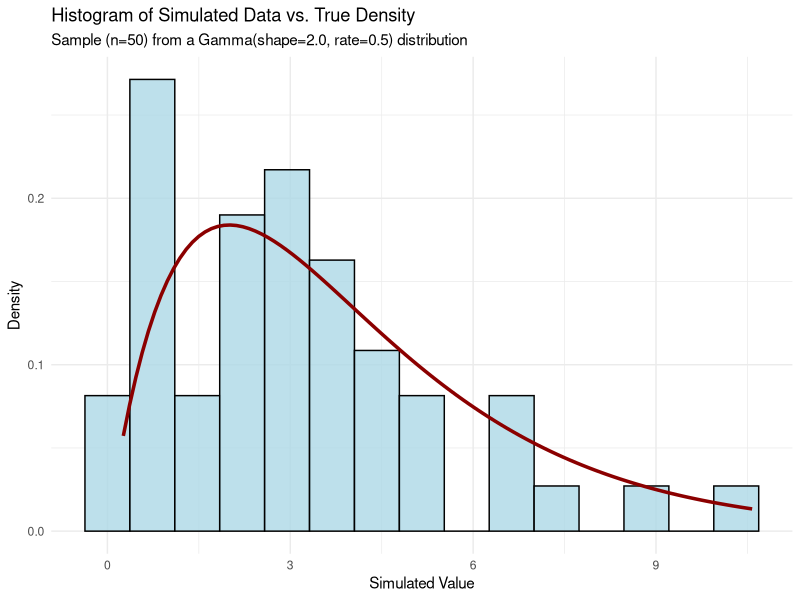
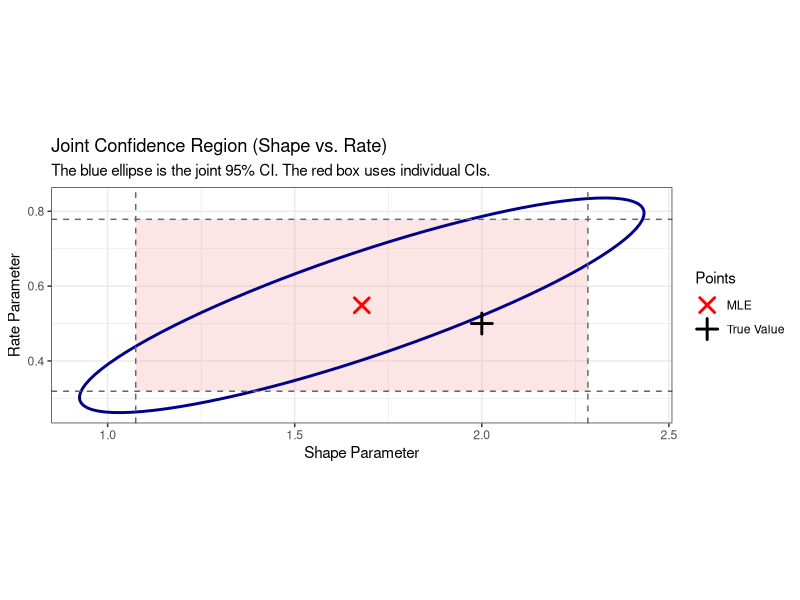
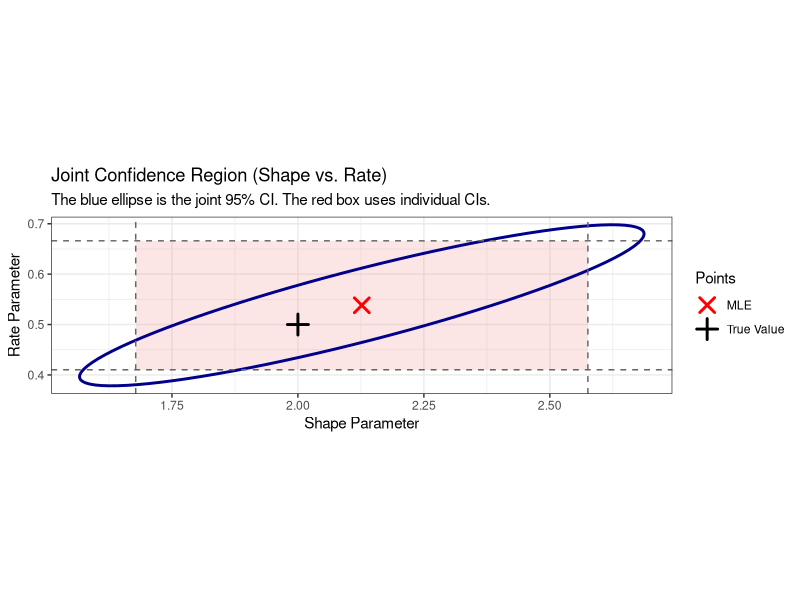
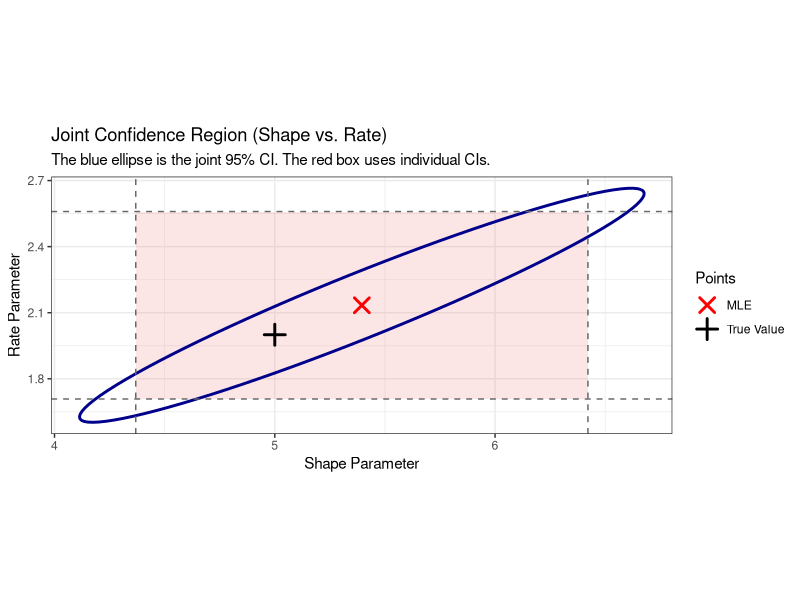
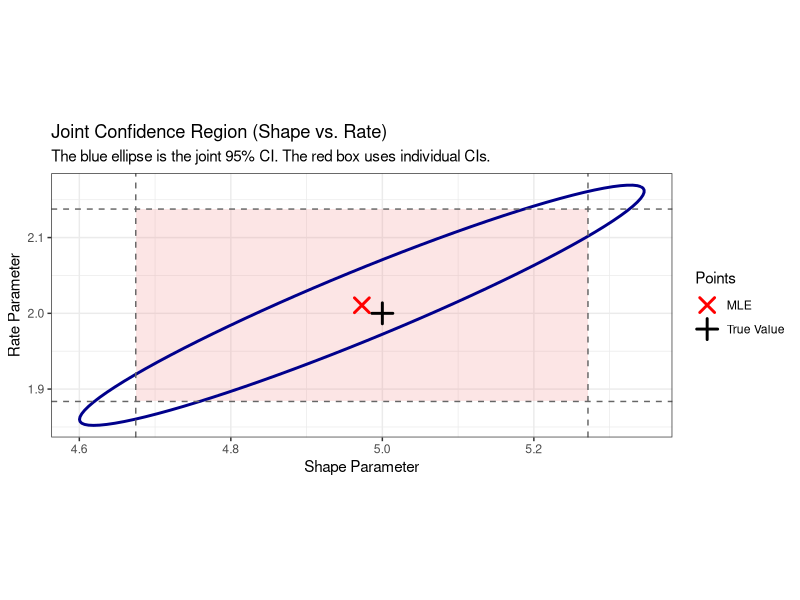

R code for these plots, in order:
## ---- chunk 1
library(tidyverse)
library(knitr)
library(ellipse)
## ---- chunk 2

true_shape <- 2.0
true_rate <- 0.5  
n <- 50

set.seed(123) 

# Simulating a random sample
sim_data <- rgamma(n, shape = true_shape, rate = true_rate)

# Creating a data frame
plot_df <- data.frame(value = sim_data)

# Creating the plot
ggplot(plot_df, aes(x = value)) +
  geom_histogram(aes(y = after_stat(density)), 
                 bins = 15, fill = "lightblue", color = "black", alpha = 0.8) +
  stat_function(fun = dgamma, 
                args = list(shape = true_shape, rate = true_rate),
                color = "darkred", linewidth = 1.2) +
  labs(
    title = "Histogram of Simulated Data vs. True Density",
    subtitle = sprintf("Sample (n=%d) from a Gamma(shape=%.1f, rate=%.1f) distribution", n, true_shape, true_rate),
    x = "Simulated Value",
    y = "Density"
  ) +
  theme_minimal()
## ---- chunk 3
neg_log_likelihood_rate <- function(params, data) {
  # Just to check whether the parameters are  positive
  if (params[1] <= 0 || params[2] <= 0) return(Inf)
  
  shape_param <- params[1]
  rate_param <- params[2]
  
  # Calculate the log-likelihood using the shape/rate
  ll <- dgamma(data, shape = shape_param, rate = rate_param, log = TRUE)
   -sum(ll)
}
## ---- chunk 4

sample_mean <- mean(sim_data)
sample_var <- var(sim_data)

# this are the  sample correspondents of the expressions above giving the parameters in terms of the moments
start_shape <- sample_mean^2 / sample_var
start_rate <- sample_mean / sample_var

start_params <- c(start_shape, start_rate)

# Perform the optimization
mle_optim_rate <- optim(
  par = start_params,
  fn = neg_log_likelihood_rate,
  data = sim_data,
  hessian = TRUE
)

# Extract the ML estimates
mle_params_rate <- mle_optim_rate$par
names(mle_params_rate) <- c("Shape (lambda)", "Rate (alpha)")
## ---- chunk 5
print(mle_params_rate)
## ---- chunk 6
# invert hessian
var_cov_matrix_rate <- solve(mle_optim_rate$hessian)
print(var_cov_matrix_rate)
## ---- chunk 7
theta <- atan(2*var_cov_matrix_rate[1,2]/(var_cov_matrix_rate[1,1]-var_cov_matrix_rate[2,2]
                                             ))/2
print(theta) 
## ---- chunk 8
std_errors_rate <- sqrt(diag(var_cov_matrix_rate))
names(std_errors_rate) <- c("SE_Shape", "SE_Rate")
print(std_errors_rate)
## ---- chunk 9
z_critical <- qnorm(0.975)
ci_shape_rate <- mle_params_rate[1] + c(-1, 1) * z_critical * std_errors_rate[1]
ci_rate <- mle_params_rate[2] + c(-1, 1) * z_critical * std_errors_rate[2]
## ---- chunk 10
cat("\n95% Confidence Interval for Shape:\n"); print(ci_shape_rate)
cat("\n95% Confidence Interval for Rate:\n"); print(ci_rate)
## ---- chunk 11

results_summary_rate <- data.frame(
  Parameter = c("Shape (lambda)", "Rate (alpha)"),
  True_Value = c(true_shape, true_rate),
  MLE_Estimate = mle_params_rate,
  CI_Lower_Bound = c(ci_shape_rate[1], ci_rate[1]),
  CI_Upper_Bound = c(ci_shape_rate[2], ci_rate[2])
)

table_caption_rate <- sprintf("Comparison of True Parameters with ML Estimates and 95%% CIs (n = %d)", n)
kable(results_summary_rate, digits = 4, caption = table_caption_rate)
## ---- chunk 12
run_gamma_mle_simulation_rate <- function(true_shape, true_rate, n, conf_level = 0.95, seed = NULL) {
  if (!is.null(seed)) set.seed(seed)
  sim_data <- rgamma(n, shape = true_shape, rate = true_rate)
  
  neg_log_likelihood <- function(params, data) {
    if (params[1] <= 0 || params[2] <= 0) return(Inf)
    -sum(dgamma(data, shape = params[1], rate = params[2], log = TRUE))
  }
  
  sample_mean <- mean(sim_data)
  sample_var <- var(sim_data)
  if (sample_var <= 0) return(kable(data.frame(Error = "Sample variance is not positive.")))
  
  start_shape <- sample_mean^2 / sample_var
  start_rate <- sample_mean / sample_var
  
  mle_optim <- optim(par = c(start_shape, start_rate), fn = neg_log_likelihood, data = sim_data, hessian = TRUE)
  if (mle_optim$convergence != 0) warning("Optimization may not have converged.")
  
  mle_params <- mle_optim$par
  var_cov_matrix <- try(solve(mle_optim$hessian), silent = TRUE)
  if (inherits(var_cov_matrix, "try-error")) return(kable(data.frame(Error = "Hessian not invertible.")))
  
  std_errors <- sqrt(diag(var_cov_matrix))
  z_critical <- qnorm(1 - (1 - conf_level) / 2)
  ci_shape <- mle_params[1] + c(-1, 1) * z_critical * std_errors[1]
  ci_rate <- mle_params[2] + c(-1, 1) * z_critical * std_errors[2]
  
  results_summary <- data.frame(
    Parameter = c("Shape (lambda)", "Rate (alpha)"),
    True_Value = c(true_shape, true_rate),
    MLE_Estimate = mle_params,
    CI_Lower_Bound = c(ci_shape[1], ci_rate[1]),
    CI_Upper_Bound = c(ci_shape[2], ci_rate[2])
  )
  
  table_caption <- sprintf("Gamma ML Estimation (Shape-Rate): n=%d, CIs at %.0f%%", n, conf_level * 100)
  kable(results_summary, digits = 4, caption = table_caption)
}
## ---- chunk 13
run_gamma_mle_simulation_rate(true_shape = 2.0, true_rate = 0.5, n = 50, seed = 123)
## ---- chunk 14
run_gamma_mle_simulation_rate(true_shape = 5, true_rate = 2, n = 200, seed = 101)
## ---- chunk 15

plot_confidence_region_rate <- function(mle_optim, true_params, conf_level = 0.95) {
  mle_params <- mle_optim$par
  var_cov_matrix <- solve(mle_optim$hessian)
  
  conf_ellipse_coords <- as.data.frame(
    ellipse::ellipse(x = var_cov_matrix, centre = mle_params, level = conf_level)
  )
  colnames(conf_ellipse_coords) <- c("shape", "rate")
  
  std_errors <- sqrt(diag(var_cov_matrix))
  z_critical <- qnorm(1 - (1 - conf_level) / 2)
  ci_shape <- mle_params[1] + c(-1, 1) * z_critical * std_errors[1]
  ci_rate <- mle_params[2] + c(-1, 1) * z_critical * std_errors[2]
  
  points_df <- data.frame(
    Parameter_Set = factor(c("MLE", "True Value"), levels = c("MLE", "True Value")),
    shape = c(mle_params[1], true_params[1]),
    rate = c(mle_params[2], true_params[2])
  )

  p <- ggplot(conf_ellipse_coords, aes(x = shape, y = rate)) +
    annotate("rect", xmin = ci_shape[1], xmax = ci_shape[2], 
             ymin = ci_rate[1], ymax = ci_rate[2],
             fill = "lightcoral", alpha = 0.2) +
    geom_path(color = "darkblue", linewidth = 1) +
    geom_point(data = points_df, aes(color = Parameter_Set, shape = Parameter_Set), size = 4, stroke = 1.5) +
    geom_hline(yintercept = ci_rate, linetype = "dashed", color = "gray40") +
    geom_vline(xintercept = ci_shape, linetype = "dashed", color = "gray40") +
    scale_color_manual(name = "Points", values = c("MLE" = "red", "True Value" = "black")) +
    scale_shape_manual(name = "Points", values = c("MLE" = 4, "True Value" = 3)) +
    labs(
      title = "Joint Confidence Region (Shape vs. Rate)",
      subtitle = sprintf("The blue ellipse is the joint %.0f%% CI. The red box uses individual CIs.", conf_level*100),
      x = "Shape Parameter", y = "Rate Parameter"
    ) +
    theme_bw() + coord_equal()
  
  return(p)
}
## ---- chunk 16
run_gamma_mle_simulation_adv_rate <- function(true_shape, true_rate, n, conf_level = 0.95, seed = NULL) {
  if (!is.null(seed)) set.seed(seed)
  sim_data <- rgamma(n, shape = true_shape, rate = true_rate)
  neg_log_likelihood <- function(params, data) {
    if (params[1] <= 0 || params[2] <= 0) return(Inf)
    -sum(dgamma(data, shape = params[1], rate = params[2], log = TRUE))
  }
  sample_mean <- mean(sim_data)
  sample_var <- var(sim_data)
  if (sample_var <= 0) stop("Sample variance is not positive.")
  start_shape <- sample_mean^2 / sample_var
  start_rate <- sample_mean / sample_var
  mle_optim <- optim(par = c(start_shape, start_rate), fn = neg_log_likelihood, data = sim_data, hessian = TRUE)
  return(list(mle_optim = mle_optim, true_params = c(true_shape, true_rate), conf_level = conf_level, n = n))
}


## ---- chunk 17

simulation_results_rate <- run_gamma_mle_simulation_adv_rate(
  true_shape = 2, 
  true_rate = 0.5, 
  n = 50, 
  seed = 123
)
plot_confidence_region_rate(
  mle_optim = simulation_results_rate$mle_optim,
  true_params = simulation_results_rate$true_params,
  conf_level = simulation_results_rate$conf_level
)
## ---- chunk 18
run_gamma_mle_simulation_rate(true_shape = 2.0, true_rate = 0.5, n = 50, seed = 123)
## ---- chunk 19
simulation_results_rate <- run_gamma_mle_simulation_adv_rate(
  true_shape = 2, 
  true_rate = 0.5, 
  n = 150, 
  seed = 125
)
plot_confidence_region_rate(
  mle_optim = simulation_results_rate$mle_optim,
  true_params = simulation_results_rate$true_params,
  conf_level = simulation_results_rate$conf_level
)
## ---- chunk 20
run_gamma_mle_simulation_rate(true_shape = 2.0, true_rate = 0.5, n = 150, seed = 125)
## ---- chunk 21
simulation_results_rate <- run_gamma_mle_simulation_adv_rate(
  true_shape = 5, 
  true_rate = 2, 
  n = 200, 
  seed = 101
)
plot_confidence_region_rate(
  mle_optim = simulation_results_rate$mle_optim,
  true_params = simulation_results_rate$true_params,
  conf_level = simulation_results_rate$conf_level
)
## ---- chunk 22
run_gamma_mle_simulation_rate(true_shape = 5, true_rate = 2, n = 200, seed = 101)
## ---- chunk 23
simulation_results_rate <- run_gamma_mle_simulation_adv_rate(
  true_shape = 5, 
  true_rate = 2, 
  n = 2000, 
  seed = 102
)
plot_confidence_region_rate(
  mle_optim = simulation_results_rate$mle_optim,
  true_params = simulation_results_rate$true_params,
  conf_level = simulation_results_rate$conf_level
)
## ---- chunk 24
run_gamma_mle_simulation_rate(true_shape = 5, true_rate = 2, n = 2000, seed = 102)
